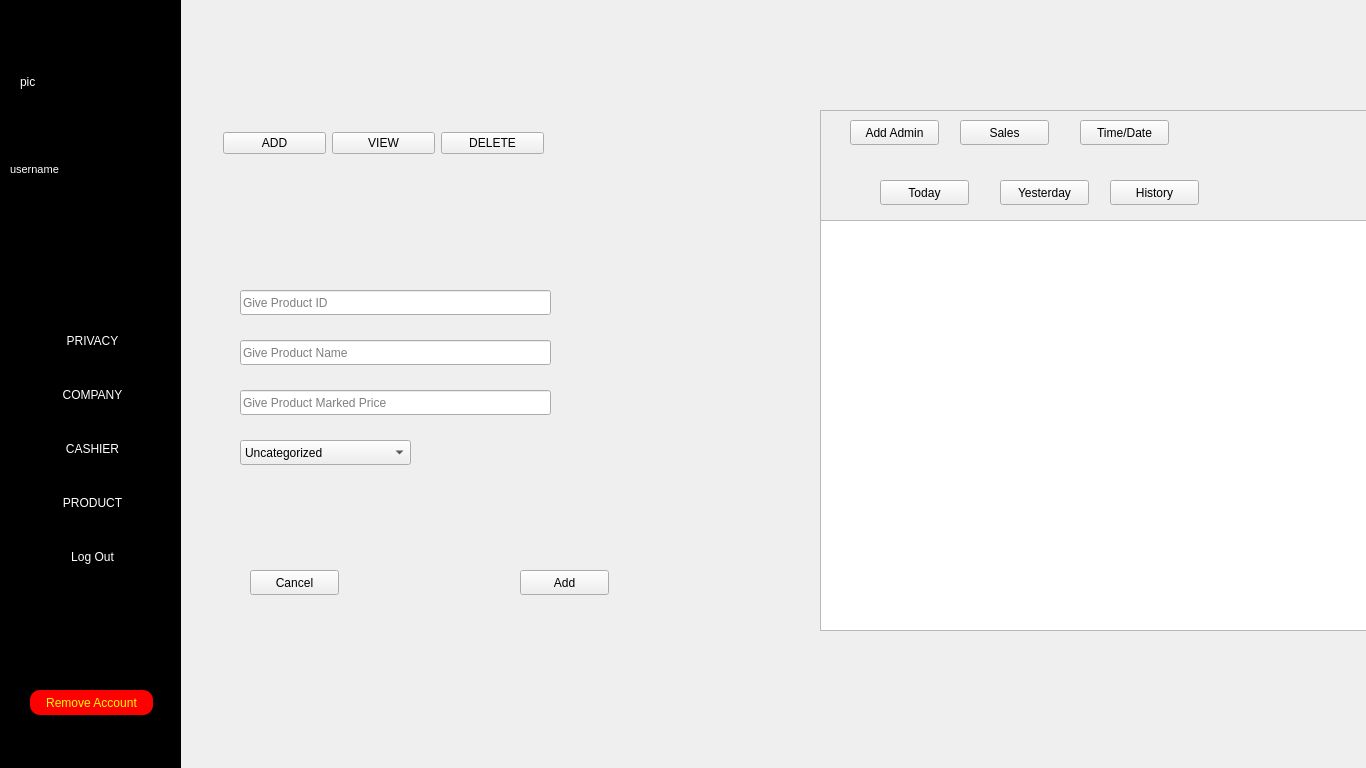
<?xml version="1.0" encoding="UTF-8"?>
<ui version="4.0">
 <class>AdminWindow</class>
 <widget class="QMainWindow" name="AdminWindow">
  <property name="geometry">
   <rect>
    <x>0</x>
    <y>0</y>
    <width>1366</width>
    <height>768</height>
   </rect>
  </property>
  <property name="windowTitle">
   <string>MainWindow</string>
  </property>
  <property name="styleSheet">
   <string notr="true"/>
  </property>
  <widget class="QWidget" name="centralwidget">
   <property name="styleSheet">
    <string notr="true"/>
   </property>
   <widget class="QStackedWidget" name="adminStack">
    <property name="geometry">
     <rect>
      <x>180</x>
      <y>110</y>
      <width>641</width>
      <height>521</height>
     </rect>
    </property>
    <property name="styleSheet">
     <string notr="true"/>
    </property>
    <property name="currentIndex">
     <number>2</number>
    </property>
    <widget class="QWidget" name="Company">
     <widget class="QStackedWidget" name="companyStack">
      <property name="geometry">
       <rect>
        <x>0</x>
        <y>20</y>
        <width>651</width>
        <height>581</height>
       </rect>
      </property>
      <property name="currentIndex">
       <number>2</number>
      </property>
      <widget class="QWidget" name="page">
       <widget class="QPushButton" name="companyUpdateButton">
        <property name="geometry">
         <rect>
          <x>200</x>
          <y>290</y>
          <width>191</width>
          <height>25</height>
         </rect>
        </property>
        <property name="text">
         <string>Update Now!</string>
        </property>
       </widget>
       <widget class="QLabel" name="label_2">
        <property name="geometry">
         <rect>
          <x>40</x>
          <y>110</y>
          <width>571</width>
          <height>131</height>
         </rect>
        </property>
        <property name="text">
         <string>&lt;html&gt;&lt;head/&gt;&lt;body&gt;&lt;p&gt;&lt;span style=&quot; font-size:20pt; font-weight:600;&quot;&gt;YOU DON'T HAVE ANY COMPANY DETAILS!&lt;/span&gt;&lt;span style=&quot; font-size:20pt;&quot;&gt;&lt;br/&gt;&lt;/span&gt;&lt;span style=&quot; font-size:20pt; font-weight:600;&quot;&gt;UPDATE NOW!&lt;/span&gt;&lt;/p&gt;&lt;/body&gt;&lt;/html&gt;</string>
        </property>
       </widget>
      </widget>
      <widget class="QWidget" name="page_2">
       <widget class="QPushButton" name="okButton_1">
        <property name="geometry">
         <rect>
          <x>530</x>
          <y>450</y>
          <width>89</width>
          <height>25</height>
         </rect>
        </property>
        <property name="text">
         <string>OK</string>
        </property>
       </widget>
       <widget class="QPushButton" name="cancelButton_1">
        <property name="geometry">
         <rect>
          <x>30</x>
          <y>450</y>
          <width>89</width>
          <height>25</height>
         </rect>
        </property>
        <property name="text">
         <string>Cancel</string>
        </property>
       </widget>
       <widget class="QWidget" name="layoutWidget">
        <property name="geometry">
         <rect>
          <x>110</x>
          <y>60</y>
          <width>411</width>
          <height>351</height>
         </rect>
        </property>
        <layout class="QVBoxLayout" name="verticalLayout">
         <item>
          <widget class="QLineEdit" name="companyName">
           <property name="placeholderText">
            <string>Enter Company Name</string>
           </property>
          </widget>
         </item>
         <item>
          <widget class="QLineEdit" name="companyVAT">
           <property name="placeholderText">
            <string>Enter Company VAT/PAN No.</string>
           </property>
          </widget>
         </item>
         <item>
          <widget class="QLineEdit" name="companyPhone">
           <property name="placeholderText">
            <string>Enter Phone No.</string>
           </property>
          </widget>
         </item>
         <item>
          <widget class="QLineEdit" name="companyAddress">
           <property name="placeholderText">
            <string>Enter Company Address</string>
           </property>
          </widget>
         </item>
         <item>
          <widget class="QLineEdit" name="companyEmail">
           <property name="placeholderText">
            <string>Enter Company Email ID</string>
           </property>
          </widget>
         </item>
         <item>
          <widget class="QLineEdit" name="companyWebsite">
           <property name="placeholderText">
            <string>Enter Company Website(if any)</string>
           </property>
          </widget>
         </item>
        </layout>
       </widget>
      </widget>
      <widget class="QWidget" name="page_3">
       <widget class="QLabel" name="label_3">
        <property name="geometry">
         <rect>
          <x>210</x>
          <y>20</y>
          <width>231</width>
          <height>41</height>
         </rect>
        </property>
        <property name="text">
         <string>&lt;html&gt;&lt;head/&gt;&lt;body&gt;&lt;p&gt;&lt;span style=&quot; font-size:18pt; font-weight:600;&quot;&gt;COMPANY DETAILS&lt;/span&gt;&lt;/p&gt;&lt;/body&gt;&lt;/html&gt;</string>
        </property>
       </widget>
       <widget class="QPushButton" name="editButton_1">
        <property name="geometry">
         <rect>
          <x>520</x>
          <y>460</y>
          <width>89</width>
          <height>25</height>
         </rect>
        </property>
        <property name="text">
         <string>Edit</string>
        </property>
       </widget>
       <widget class="QWidget" name="layoutWidget">
        <property name="geometry">
         <rect>
          <x>190</x>
          <y>100</y>
          <width>331</width>
          <height>341</height>
         </rect>
        </property>
        <layout class="QVBoxLayout" name="verticalLayout_3">
         <item>
          <widget class="QLabel" name="nameLabel">
           <property name="text">
            <string>TextLabel</string>
           </property>
          </widget>
         </item>
         <item>
          <widget class="QLabel" name="vatLabel">
           <property name="text">
            <string>TextLabel</string>
           </property>
          </widget>
         </item>
         <item>
          <widget class="QLabel" name="phoneLabel">
           <property name="text">
            <string>TextLabel</string>
           </property>
          </widget>
         </item>
         <item>
          <widget class="QLabel" name="addressLabel">
           <property name="text">
            <string>TextLabel</string>
           </property>
          </widget>
         </item>
         <item>
          <widget class="QLabel" name="emailLabel">
           <property name="text">
            <string>TextLabel</string>
           </property>
          </widget>
         </item>
         <item>
          <widget class="QLabel" name="websiteLabel">
           <property name="text">
            <string>No</string>
           </property>
          </widget>
         </item>
        </layout>
       </widget>
       <widget class="QWidget" name="layoutWidget">
        <property name="geometry">
         <rect>
          <x>58</x>
          <y>100</y>
          <width>101</width>
          <height>341</height>
         </rect>
        </property>
        <layout class="QVBoxLayout" name="verticalLayout_2">
         <item>
          <widget class="QLabel" name="label_4">
           <property name="text">
            <string>Name:</string>
           </property>
          </widget>
         </item>
         <item>
          <widget class="QLabel" name="label_6">
           <property name="text">
            <string>PAN/VAT No.:</string>
           </property>
          </widget>
         </item>
         <item>
          <widget class="QLabel" name="label_5">
           <property name="text">
            <string>Phone:</string>
           </property>
          </widget>
         </item>
         <item>
          <widget class="QLabel" name="label_7">
           <property name="text">
            <string>Address:</string>
           </property>
          </widget>
         </item>
         <item>
          <widget class="QLabel" name="label_8">
           <property name="text">
            <string>E-mail ID:</string>
           </property>
          </widget>
         </item>
         <item>
          <widget class="QLabel" name="label_9">
           <property name="text">
            <string>Website:</string>
           </property>
          </widget>
         </item>
        </layout>
       </widget>
      </widget>
     </widget>
    </widget>
    <widget class="QWidget" name="Cashier">
     <widget class="QStackedWidget" name="cashierStack">
      <property name="geometry">
       <rect>
        <x>0</x>
        <y>10</y>
        <width>631</width>
        <height>591</height>
       </rect>
      </property>
      <property name="styleSheet">
       <string notr="true"/>
      </property>
      <property name="currentIndex">
       <number>3</number>
      </property>
      <widget class="QWidget" name="page_4">
       <widget class="QWidget" name="layoutWidget">
        <property name="geometry">
         <rect>
          <x>170</x>
          <y>80</y>
          <width>301</width>
          <height>351</height>
         </rect>
        </property>
        <layout class="QVBoxLayout" name="verticalLayout_4">
         <item>
          <widget class="QPushButton" name="addCashierButton">
           <property name="text">
            <string>Add Cashier</string>
           </property>
          </widget>
         </item>
         <item>
          <widget class="QPushButton" name="viewCashierButton">
           <property name="text">
            <string>View Cashier</string>
           </property>
          </widget>
         </item>
         <item>
          <widget class="QPushButton" name="removeCashierButton">
           <property name="text">
            <string>Remove a Cashier</string>
           </property>
          </widget>
         </item>
         <item>
          <widget class="QPushButton" name="removeAllCashierButton">
           <property name="text">
            <string>Remove All Cashier</string>
           </property>
          </widget>
         </item>
        </layout>
        <zorder>viewCashierButton</zorder>
        <zorder>addCashierButton</zorder>
        <zorder>removeCashierButton</zorder>
        <zorder>removeAllCashierButton</zorder>
       </widget>
      </widget>
      <widget class="QWidget" name="page_5">
       <widget class="QPushButton" name="okButton_2">
        <property name="geometry">
         <rect>
          <x>530</x>
          <y>470</y>
          <width>89</width>
          <height>25</height>
         </rect>
        </property>
        <property name="text">
         <string>OK</string>
        </property>
       </widget>
       <widget class="QPushButton" name="cancelButton_2">
        <property name="geometry">
         <rect>
          <x>40</x>
          <y>470</y>
          <width>89</width>
          <height>25</height>
         </rect>
        </property>
        <property name="text">
         <string>Cancel</string>
        </property>
       </widget>
       <widget class="QWidget" name="layoutWidget">
        <property name="geometry">
         <rect>
          <x>120</x>
          <y>40</y>
          <width>421</width>
          <height>401</height>
         </rect>
        </property>
        <layout class="QVBoxLayout" name="verticalLayout_5">
         <item>
          <widget class="QLineEdit" name="cashierName">
           <property name="placeholderText">
            <string>Enter Cashier Name</string>
           </property>
          </widget>
         </item>
         <item>
          <widget class="QLineEdit" name="cashierUsername">
           <property name="placeholderText">
            <string>Enter Cashier UserName</string>
           </property>
          </widget>
         </item>
         <item>
          <widget class="QLineEdit" name="cashierPhone">
           <property name="placeholderText">
            <string>Enter Cashier Phone No.</string>
           </property>
          </widget>
         </item>
         <item>
          <widget class="QLineEdit" name="cashierEmail">
           <property name="placeholderText">
            <string>Enter Cashier Email ID </string>
           </property>
          </widget>
         </item>
         <item>
          <widget class="QLineEdit" name="cashierPassword">
           <property name="placeholderText">
            <string>Enter Password for Cashier</string>
           </property>
          </widget>
         </item>
        </layout>
       </widget>
      </widget>
      <widget class="QWidget" name="page_6">
       <widget class="QPushButton" name="specificButton">
        <property name="geometry">
         <rect>
          <x>30</x>
          <y>40</y>
          <width>141</width>
          <height>25</height>
         </rect>
        </property>
        <property name="text">
         <string>View Specific</string>
        </property>
       </widget>
       <widget class="QLineEdit" name="cashierUsername_2">
        <property name="geometry">
         <rect>
          <x>190</x>
          <y>40</y>
          <width>181</width>
          <height>25</height>
         </rect>
        </property>
        <property name="text">
         <string/>
        </property>
        <property name="placeholderText">
         <string>UserName</string>
        </property>
       </widget>
       <widget class="QLineEdit" name="cashierName_2">
        <property name="geometry">
         <rect>
          <x>400</x>
          <y>40</y>
          <width>181</width>
          <height>25</height>
         </rect>
        </property>
        <property name="text">
         <string/>
        </property>
        <property name="placeholderText">
         <string>Name</string>
        </property>
       </widget>
       <widget class="QPushButton" name="backButton">
        <property name="geometry">
         <rect>
          <x>500</x>
          <y>460</y>
          <width>89</width>
          <height>25</height>
         </rect>
        </property>
        <property name="text">
         <string>Back</string>
        </property>
       </widget>
       <widget class="QTableView" name="cashierTable">
        <property name="geometry">
         <rect>
          <x>60</x>
          <y>90</y>
          <width>521</width>
          <height>361</height>
         </rect>
        </property>
       </widget>
      </widget>
      <widget class="QWidget" name="page_8">
       <widget class="QLineEdit" name="cashierUsername_3">
        <property name="geometry">
         <rect>
          <x>110</x>
          <y>120</y>
          <width>201</width>
          <height>25</height>
         </rect>
        </property>
        <property name="placeholderText">
         <string>UserName</string>
        </property>
       </widget>
       <widget class="QLabel" name="label_10">
        <property name="geometry">
         <rect>
          <x>60</x>
          <y>46</y>
          <width>521</width>
          <height>31</height>
         </rect>
        </property>
        <property name="text">
         <string>&lt;html&gt;&lt;head/&gt;&lt;body&gt;&lt;p&gt;&lt;b&gt;YOU CAN REMOVE ONE CASHIER AT A TIME...&lt;br&gt;CLASSIFY ONE OF THE BELOW!&lt;/p&gt;&lt;/body&gt;&lt;/html&gt;</string>
        </property>
       </widget>
       <widget class="QLineEdit" name="cashierEmail_3">
        <property name="geometry">
         <rect>
          <x>110</x>
          <y>160</y>
          <width>201</width>
          <height>25</height>
         </rect>
        </property>
        <property name="text">
         <string/>
        </property>
        <property name="placeholderText">
         <string>Email</string>
        </property>
       </widget>
       <widget class="QPushButton" name="removeButton">
        <property name="geometry">
         <rect>
          <x>400</x>
          <y>270</y>
          <width>89</width>
          <height>25</height>
         </rect>
        </property>
        <property name="text">
         <string>Remove</string>
        </property>
       </widget>
       <widget class="QPushButton" name="cancelButton">
        <property name="geometry">
         <rect>
          <x>100</x>
          <y>270</y>
          <width>89</width>
          <height>25</height>
         </rect>
        </property>
        <property name="text">
         <string>Cancel</string>
        </property>
       </widget>
      </widget>
      <widget class="QWidget" name="page_7"/>
     </widget>
    </widget>
    <widget class="QWidget" name="Product">
     <widget class="QStackedWidget" name="productStack">
      <property name="geometry">
       <rect>
        <x>0</x>
        <y>60</y>
        <width>591</width>
        <height>451</height>
       </rect>
      </property>
      <property name="currentIndex">
       <number>0</number>
      </property>
      <widget class="QWidget" name="page_9">
       <widget class="QStackedWidget" name="addStack">
        <property name="geometry">
         <rect>
          <x>10</x>
          <y>80</y>
          <width>531</width>
          <height>421</height>
         </rect>
        </property>
        <property name="currentIndex">
         <number>0</number>
        </property>
        <widget class="QWidget" name="page_11">
         <widget class="QLineEdit" name="productID">
          <property name="geometry">
           <rect>
            <x>50</x>
            <y>40</y>
            <width>311</width>
            <height>25</height>
           </rect>
          </property>
          <property name="placeholderText">
           <string>Give Product ID</string>
          </property>
         </widget>
         <widget class="QLineEdit" name="productName">
          <property name="geometry">
           <rect>
            <x>50</x>
            <y>90</y>
            <width>311</width>
            <height>25</height>
           </rect>
          </property>
          <property name="placeholderText">
           <string>Give Product Name</string>
          </property>
         </widget>
         <widget class="QLineEdit" name="productPrice">
          <property name="geometry">
           <rect>
            <x>50</x>
            <y>140</y>
            <width>311</width>
            <height>25</height>
           </rect>
          </property>
          <property name="placeholderText">
           <string>Give Product Marked Price</string>
          </property>
         </widget>
         <widget class="QComboBox" name="categoryCombo">
          <property name="geometry">
           <rect>
            <x>50</x>
            <y>190</y>
            <width>171</width>
            <height>25</height>
           </rect>
          </property>
          <item>
           <property name="text">
            <string>Uncategorized</string>
           </property>
          </item>
          <item>
           <property name="text">
            <string>Grocery</string>
           </property>
          </item>
          <item>
           <property name="text">
            <string>Fashion</string>
           </property>
          </item>
          <item>
           <property name="text">
            <string>Games</string>
           </property>
          </item>
          <item>
           <property name="text">
            <string>Home Appliances</string>
           </property>
          </item>
          <item>
           <property name="text">
            <string>Liquor</string>
           </property>
          </item>
          <item>
           <property name="text">
            <string>Kids</string>
           </property>
          </item>
          <item>
           <property name="text">
            <string>Other</string>
           </property>
          </item>
         </widget>
         <widget class="QPushButton" name="addProductButton_2">
          <property name="geometry">
           <rect>
            <x>330</x>
            <y>320</y>
            <width>89</width>
            <height>25</height>
           </rect>
          </property>
          <property name="text">
           <string>Add</string>
          </property>
         </widget>
         <widget class="QPushButton" name="cancelButton_3">
          <property name="geometry">
           <rect>
            <x>60</x>
            <y>320</y>
            <width>89</width>
            <height>25</height>
           </rect>
          </property>
          <property name="text">
           <string>Cancel</string>
          </property>
         </widget>
        </widget>
       </widget>
      </widget>
      <widget class="QWidget" name="page_10">
       <widget class="QPushButton" name="backButton_2">
        <property name="geometry">
         <rect>
          <x>440</x>
          <y>460</y>
          <width>89</width>
          <height>25</height>
         </rect>
        </property>
        <property name="text">
         <string>Back</string>
        </property>
       </widget>
       <widget class="QLineEdit" name="product_id">
        <property name="geometry">
         <rect>
          <x>150</x>
          <y>20</y>
          <width>181</width>
          <height>25</height>
         </rect>
        </property>
        <property name="text">
         <string/>
        </property>
        <property name="placeholderText">
         <string>Product ID</string>
        </property>
       </widget>
       <widget class="QTableView" name="productTable">
        <property name="geometry">
         <rect>
          <x>40</x>
          <y>80</y>
          <width>471</width>
          <height>361</height>
         </rect>
        </property>
       </widget>
       <widget class="QPushButton" name="specificButton_2">
        <property name="geometry">
         <rect>
          <x>30</x>
          <y>20</y>
          <width>101</width>
          <height>25</height>
         </rect>
        </property>
        <property name="text">
         <string>View Specific</string>
        </property>
       </widget>
       <widget class="QLineEdit" name="product_category">
        <property name="geometry">
         <rect>
          <x>360</x>
          <y>20</y>
          <width>181</width>
          <height>25</height>
         </rect>
        </property>
        <property name="text">
         <string/>
        </property>
        <property name="placeholderText">
         <string>Category</string>
        </property>
       </widget>
      </widget>
      <widget class="QWidget" name="page_13">
       <widget class="QLineEdit" name="product_id_2">
        <property name="geometry">
         <rect>
          <x>120</x>
          <y>160</y>
          <width>281</width>
          <height>25</height>
         </rect>
        </property>
        <property name="placeholderText">
         <string>Delete By Product Id</string>
        </property>
       </widget>
       <widget class="QLineEdit" name="product_category_2">
        <property name="geometry">
         <rect>
          <x>120</x>
          <y>210</y>
          <width>281</width>
          <height>25</height>
         </rect>
        </property>
        <property name="placeholderText">
         <string>Delete By Product Category</string>
        </property>
       </widget>
       <widget class="QPushButton" name="delete_product">
        <property name="geometry">
         <rect>
          <x>200</x>
          <y>270</y>
          <width>89</width>
          <height>25</height>
         </rect>
        </property>
        <property name="text">
         <string>Delete</string>
        </property>
       </widget>
      </widget>
     </widget>
     <widget class="QWidget" name="layoutWidget">
      <property name="geometry">
       <rect>
        <x>43</x>
        <y>20</y>
        <width>321</width>
        <height>27</height>
       </rect>
      </property>
      <layout class="QHBoxLayout" name="horizontalLayout">
       <item>
        <widget class="QPushButton" name="addButton">
         <property name="text">
          <string>ADD</string>
         </property>
        </widget>
       </item>
       <item>
        <widget class="QPushButton" name="viewProductButton">
         <property name="text">
          <string>VIEW</string>
         </property>
        </widget>
       </item>
       <item>
        <widget class="QPushButton" name="deleteProductButton">
         <property name="text">
          <string>DELETE</string>
         </property>
        </widget>
       </item>
      </layout>
     </widget>
    </widget>
    <widget class="QWidget" name="Privacy">
     <widget class="QStackedWidget" name="privacyStack">
      <property name="geometry">
       <rect>
        <x>0</x>
        <y>30</y>
        <width>621</width>
        <height>491</height>
       </rect>
      </property>
      <property name="currentIndex">
       <number>0</number>
      </property>
      <widget class="QWidget" name="Details">
       <widget class="QLabel" name="label">
        <property name="geometry">
         <rect>
          <x>170</x>
          <y>40</y>
          <width>291</width>
          <height>41</height>
         </rect>
        </property>
        <property name="text">
         <string>&lt;html&gt;&lt;head/&gt;&lt;body&gt;&lt;p&gt;&lt;span style=&quot; font-size:18pt; font-weight:600;&quot;&gt;YOU ARE LOGINED AS&lt;/span&gt;&lt;/p&gt;&lt;/body&gt;&lt;/html&gt;</string>
        </property>
       </widget>
       <widget class="QLabel" name="adminUsernameLabel">
        <property name="geometry">
         <rect>
          <x>230</x>
          <y>100</y>
          <width>191</width>
          <height>41</height>
         </rect>
        </property>
        <property name="text">
         <string>&lt;html&gt;&lt;head/&gt;&lt;body&gt;&lt;p&gt;&lt;span style=&quot; font-size:14pt; font-weight:600;&quot;&gt;UserName&lt;/span&gt;&lt;/p&gt;&lt;/body&gt;&lt;/html&gt;</string>
        </property>
       </widget>
       <widget class="QPushButton" name="editButton_2">
        <property name="geometry">
         <rect>
          <x>520</x>
          <y>430</y>
          <width>89</width>
          <height>25</height>
         </rect>
        </property>
        <property name="text">
         <string>Edit</string>
        </property>
       </widget>
       <widget class="QWidget" name="layoutWidget">
        <property name="geometry">
         <rect>
          <x>140</x>
          <y>200</y>
          <width>91</width>
          <height>171</height>
         </rect>
        </property>
        <layout class="QVBoxLayout" name="verticalLayout_6">
         <item>
          <widget class="QLabel" name="label_11">
           <property name="text">
            <string>Name:</string>
           </property>
          </widget>
         </item>
         <item>
          <widget class="QLabel" name="label_12">
           <property name="text">
            <string>Phone No.</string>
           </property>
          </widget>
         </item>
         <item>
          <widget class="QLabel" name="label_13">
           <property name="text">
            <string>Email ID:</string>
           </property>
          </widget>
         </item>
        </layout>
       </widget>
       <widget class="QWidget" name="layoutWidget">
        <property name="geometry">
         <rect>
          <x>260</x>
          <y>200</y>
          <width>251</width>
          <height>171</height>
         </rect>
        </property>
        <layout class="QVBoxLayout" name="verticalLayout_7">
         <item>
          <widget class="QLabel" name="adminNameLabel">
           <property name="text">
            <string>TextLabel</string>
           </property>
          </widget>
         </item>
         <item>
          <widget class="QLabel" name="adminPhoneLabel">
           <property name="text">
            <string>TextLabel</string>
           </property>
          </widget>
         </item>
         <item>
          <widget class="QLabel" name="adminEmailLabel">
           <property name="text">
            <string>TextLabel</string>
           </property>
          </widget>
         </item>
        </layout>
       </widget>
      </widget>
      <widget class="QWidget" name="Edit">
       <widget class="QGroupBox" name="groupBox">
        <property name="geometry">
         <rect>
          <x>90</x>
          <y>50</y>
          <width>441</width>
          <height>351</height>
         </rect>
        </property>
        <property name="title">
         <string>Change Password</string>
        </property>
        <widget class="QWidget" name="layoutWidget">
         <property name="geometry">
          <rect>
           <x>50</x>
           <y>80</y>
           <width>331</width>
           <height>231</height>
          </rect>
         </property>
         <layout class="QVBoxLayout" name="verticalLayout_8">
          <item>
           <widget class="QLineEdit" name="userName"/>
          </item>
          <item>
           <widget class="QLineEdit" name="oldPassword"/>
          </item>
          <item>
           <widget class="QLineEdit" name="newPassword"/>
          </item>
          <item>
           <widget class="QLineEdit" name="confirmNewPassword"/>
          </item>
         </layout>
        </widget>
       </widget>
       <widget class="QPushButton" name="changePasswordButton">
        <property name="geometry">
         <rect>
          <x>480</x>
          <y>440</y>
          <width>89</width>
          <height>25</height>
         </rect>
        </property>
        <property name="text">
         <string>Change</string>
        </property>
       </widget>
      </widget>
     </widget>
    </widget>
   </widget>
   <widget class="QFrame" name="frame">
    <property name="geometry">
     <rect>
      <x>0</x>
      <y>0</y>
      <width>181</width>
      <height>768</height>
     </rect>
    </property>
    <property name="styleSheet">
     <string notr="true">background:black;
color:white;
border:0px</string>
    </property>
    <property name="frameShape">
     <enum>QFrame::StyledPanel</enum>
    </property>
    <property name="frameShadow">
     <enum>QFrame::Raised</enum>
    </property>
    <widget class="QWidget" name="layoutWidget">
     <property name="geometry">
      <rect>
       <x>30</x>
       <y>300</y>
       <width>125</width>
       <height>301</height>
      </rect>
     </property>
     <layout class="QVBoxLayout" name="verticalLayout_9">
      <item>
       <widget class="QPushButton" name="privacyButton">
        <property name="styleSheet">
         <string notr="true"/>
        </property>
        <property name="text">
         <string>PRIVACY</string>
        </property>
       </widget>
      </item>
      <item>
       <widget class="QPushButton" name="companyButton">
        <property name="styleSheet">
         <string notr="true"/>
        </property>
        <property name="text">
         <string>COMPANY</string>
        </property>
       </widget>
      </item>
      <item>
       <widget class="QPushButton" name="cashierButton">
        <property name="styleSheet">
         <string notr="true"/>
        </property>
        <property name="text">
         <string>CASHIER</string>
        </property>
       </widget>
      </item>
      <item>
       <widget class="QPushButton" name="productButton">
        <property name="text">
         <string>PRODUCT</string>
        </property>
       </widget>
      </item>
      <item>
       <widget class="QPushButton" name="logoutButton">
        <property name="text">
         <string>Log Out</string>
        </property>
       </widget>
      </item>
     </layout>
    </widget>
    <widget class="QLabel" name="label_14">
     <property name="geometry">
      <rect>
       <x>20</x>
       <y>26</y>
       <width>101</width>
       <height>111</height>
      </rect>
     </property>
     <property name="text">
      <string>pic</string>
     </property>
    </widget>
    <widget class="QLabel" name="userNameLabel">
     <property name="geometry">
      <rect>
       <x>10</x>
       <y>160</y>
       <width>121</width>
       <height>20</height>
      </rect>
     </property>
     <property name="text">
      <string>&lt;html&gt;&lt;head/&gt;&lt;body&gt;&lt;p&gt;&lt;span style=&quot; font-size:8pt;&quot;&gt;username&lt;/span&gt;&lt;/p&gt;&lt;/body&gt;&lt;/html&gt;</string>
     </property>
    </widget>
    <widget class="QPushButton" name="removeAccount">
     <property name="geometry">
      <rect>
       <x>30</x>
       <y>690</y>
       <width>123</width>
       <height>25</height>
      </rect>
     </property>
     <property name="styleSheet">
      <string notr="true">background:Red;
color:Yellow;
border-radius:10px;</string>
     </property>
     <property name="text">
      <string>Remove Account</string>
     </property>
    </widget>
   </widget>
   <widget class="QFrame" name="frame_2">
    <property name="geometry">
     <rect>
      <x>820</x>
      <y>110</y>
      <width>561</width>
      <height>521</height>
     </rect>
    </property>
    <property name="frameShape">
     <enum>QFrame::StyledPanel</enum>
    </property>
    <property name="frameShadow">
     <enum>QFrame::Raised</enum>
    </property>
    <widget class="QPushButton" name="addAdminButton">
     <property name="geometry">
      <rect>
       <x>30</x>
       <y>10</y>
       <width>89</width>
       <height>25</height>
      </rect>
     </property>
     <property name="text">
      <string>Add Admin</string>
     </property>
    </widget>
    <widget class="QPushButton" name="salesButton">
     <property name="geometry">
      <rect>
       <x>140</x>
       <y>10</y>
       <width>89</width>
       <height>25</height>
      </rect>
     </property>
     <property name="text">
      <string>Sales</string>
     </property>
    </widget>
    <widget class="QStackedWidget" name="adminStack_2">
     <property name="geometry">
      <rect>
       <x>0</x>
       <y>50</y>
       <width>551</width>
       <height>471</height>
      </rect>
     </property>
     <property name="currentIndex">
      <number>1</number>
     </property>
     <widget class="QWidget" name="page_12">
      <widget class="QWidget" name="layoutWidget_2">
       <property name="geometry">
        <rect>
         <x>10</x>
         <y>160</y>
         <width>511</width>
         <height>27</height>
        </rect>
       </property>
       <layout class="QHBoxLayout" name="horizontalLayout_2">
        <item>
         <widget class="QLineEdit" name="mobileNum">
          <property name="text">
           <string/>
          </property>
          <property name="placeholderText">
           <string>Give Mobile No.</string>
          </property>
         </widget>
        </item>
        <item>
         <widget class="QLineEdit" name="eMail">
          <property name="placeholderText">
           <string>Give E-mail ID</string>
          </property>
         </widget>
        </item>
       </layout>
      </widget>
      <widget class="QPushButton" name="registerButton_2">
       <property name="geometry">
        <rect>
         <x>220</x>
         <y>310</y>
         <width>89</width>
         <height>25</height>
        </rect>
       </property>
       <property name="text">
        <string>Add</string>
       </property>
      </widget>
      <widget class="QLineEdit" name="userName_2">
       <property name="geometry">
        <rect>
         <x>130</x>
         <y>100</y>
         <width>281</width>
         <height>25</height>
        </rect>
       </property>
       <property name="placeholderText">
        <string>Give User Name</string>
       </property>
      </widget>
      <widget class="QWidget" name="layoutWidget_3">
       <property name="geometry">
        <rect>
         <x>10</x>
         <y>220</y>
         <width>511</width>
         <height>27</height>
        </rect>
       </property>
       <layout class="QHBoxLayout" name="horizontalLayout_3">
        <item>
         <widget class="QLineEdit" name="getPass">
          <property name="echoMode">
           <enum>QLineEdit::Password</enum>
          </property>
          <property name="placeholderText">
           <string>Give Password</string>
          </property>
         </widget>
        </item>
        <item>
         <widget class="QLineEdit" name="conPass">
          <property name="echoMode">
           <enum>QLineEdit::Password</enum>
          </property>
          <property name="placeholderText">
           <string>Re-Type Password</string>
          </property>
         </widget>
        </item>
       </layout>
      </widget>
      <widget class="QWidget" name="layoutWidget_4">
       <property name="geometry">
        <rect>
         <x>10</x>
         <y>40</y>
         <width>511</width>
         <height>27</height>
        </rect>
       </property>
       <layout class="QHBoxLayout" name="horizontalLayout_4">
        <item>
         <widget class="QLineEdit" name="firstName">
          <property name="text">
           <string/>
          </property>
          <property name="placeholderText">
           <string>Give First Name</string>
          </property>
         </widget>
        </item>
        <item>
         <widget class="QLineEdit" name="lastName">
          <property name="placeholderText">
           <string>Give Last Name</string>
          </property>
         </widget>
        </item>
       </layout>
      </widget>
     </widget>
     <widget class="QWidget" name="page_14">
      <widget class="QTableView" name="salesTable">
       <property name="geometry">
        <rect>
         <x>0</x>
         <y>60</y>
         <width>551</width>
         <height>411</height>
        </rect>
       </property>
      </widget>
      <widget class="QPushButton" name="pushButton">
       <property name="geometry">
        <rect>
         <x>60</x>
         <y>20</y>
         <width>89</width>
         <height>25</height>
        </rect>
       </property>
       <property name="text">
        <string>Today</string>
       </property>
      </widget>
      <widget class="QPushButton" name="pushButton_2">
       <property name="geometry">
        <rect>
         <x>180</x>
         <y>20</y>
         <width>89</width>
         <height>25</height>
        </rect>
       </property>
       <property name="text">
        <string>Yesterday</string>
       </property>
      </widget>
      <widget class="QPushButton" name="pushButton_3">
       <property name="geometry">
        <rect>
         <x>290</x>
         <y>20</y>
         <width>89</width>
         <height>25</height>
        </rect>
       </property>
       <property name="text">
        <string>History</string>
       </property>
      </widget>
     </widget>
     <widget class="QWidget" name="page_15"/>
    </widget>
    <widget class="QPushButton" name="pushButton_4">
     <property name="geometry">
      <rect>
       <x>260</x>
       <y>10</y>
       <width>89</width>
       <height>25</height>
      </rect>
     </property>
     <property name="text">
      <string>Time/Date</string>
     </property>
    </widget>
   </widget>
  </widget>
 </widget>
 <resources/>
 <connections/>
</ui>
